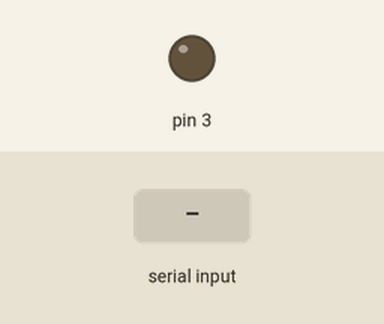
Bench run of a sketch on a simulated Arduino Uno, built with avr-gcc and run on an emulated ATmega328P. Shown: output pins drawn as LEDs (lit = HIGH). The inputs (shaded band) are chosen by the test bench.

Above: at 1.2 s.
1.3 s: "1\n" received over Serial
At 2.2 s:
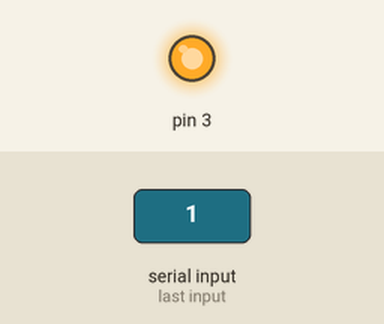
2.9 s: "90,45\n" received over Serial
At 3.5 s:
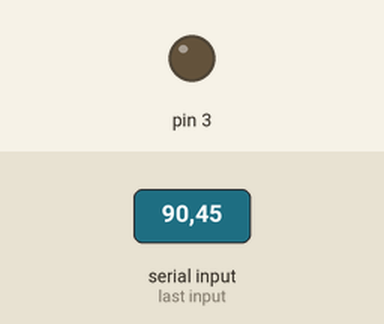
Timing chart, 0 to 5.9 s (numbered marks = the images above; inputs shaded):
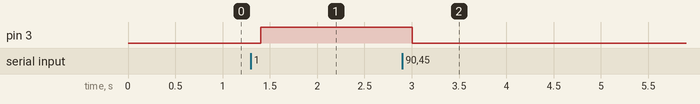

The sketch:

264_sol2.ino
```cpp
void setup(){

  //  initialize the serial communication
  Serial.begin(9600);

  //  set the timeout
  Serial.setTimeout(100);

  //  configure pin 3 as output
  pinMode(3 , OUTPUT);
}

void loop(){

  //  check if data is
  if (Serial.available()){

    //  read the data and convert it to an integer
    int state = Serial.readString().toInt();

    //  check if data received is 1, turn on the LED
    if (state  ==  1)digitalWrite(3,HIGH);

    //  else turn off the led
    else digitalWrite(3,LOW);
  }

  //  for better working of simulator
  delay(10);
}
```

Measured:
- after the input at 1.3 s, pin 3: LOW → HIGH after 0.10 s
- after the input at 2.9 s, pin 3: HIGH → LOW after 0.11 s
